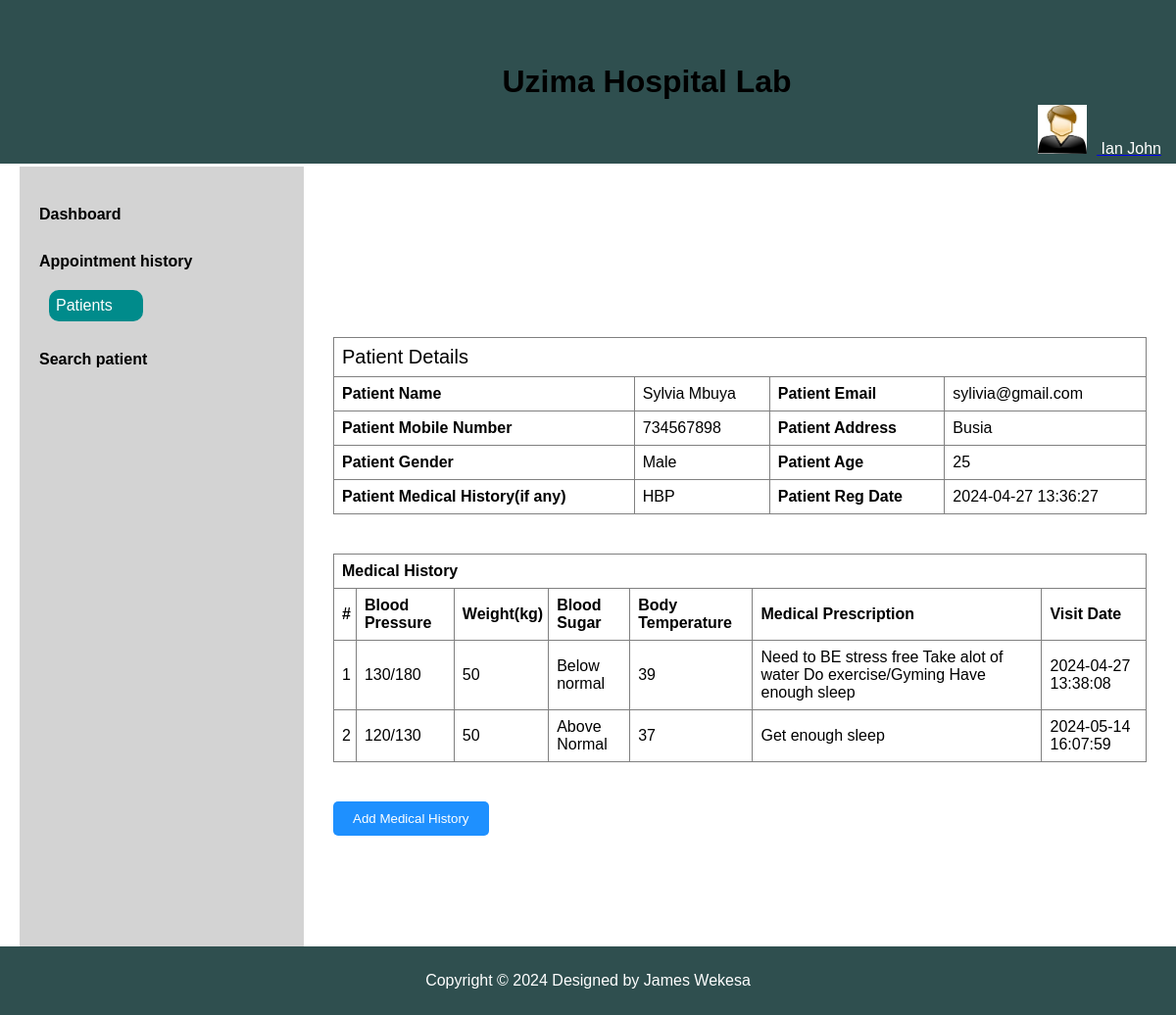
Screenshot of /doctors/view-patient.php?viewid=8 (signed in) with the database file from the repository.
### tables this page shows
CREATE TABLE `doctors` (
  `id` int(11) NOT NULL,
  `specilization` varchar(255) DEFAULT NULL,
  `doctorName` varchar(255) DEFAULT NULL,
  `address` longtext DEFAULT NULL,
  `docFees` varchar(255) DEFAULT NULL,
  `contactno` bigint(11) DEFAULT NULL,
  `docEmail` varchar(255) DEFAULT NULL,
  `password` varchar(255) DEFAULT NULL,
  `creationDate` timestamp NULL DEFAULT current_timestamp(),
  `updationDate` timestamp NULL DEFAULT NULL ON UPDATE current_timestamp(),
  `username` varchar(255) DEFAULT NULL
);

CREATE TABLE `tblpatient` (
  `ID` int(10) NOT NULL,
  `Docid` int(10) DEFAULT NULL,
  `PatientName` varchar(200) DEFAULT NULL,
  `PatientContno` bigint(10) DEFAULT NULL,
  `PatientEmail` varchar(200) DEFAULT NULL,
  `PatientGender` varchar(50) DEFAULT NULL,
  `PatientAdd` mediumtext DEFAULT NULL,
  `PatientAge` int(10) DEFAULT NULL,
  `PatientMedhis` mediumtext DEFAULT NULL,
  `CreationDate` timestamp NULL DEFAULT current_timestamp(),
  `UpdationDate` timestamp NULL DEFAULT NULL ON UPDATE current_timestamp()
);

CREATE TABLE `tblmedicalhistory` (
  `ID` int(10) NOT NULL,
  `PatientID` int(10) DEFAULT NULL,
  `BloodPressure` varchar(200) DEFAULT NULL,
  `BloodSugar` varchar(200) NOT NULL,
  `Weight` varchar(100) DEFAULT NULL,
  `Temperature` varchar(200) DEFAULT NULL,
  `MedicalPres` mediumtext DEFAULT NULL,
  `CreationDate` timestamp NOT NULL DEFAULT current_timestamp() ON UPDATE current_timestamp()
);

### doctors/view-patient.php (the view, shortened to what this page needs)
<?php
include('db_connect.php');
?>
<!DOCTYPE html>
<html lang="en">
<head>
    <link rel="stylesheet" href="dashboard.css">
</head>
<body>
<?php
if (isset($_SESSION['id'])) {
    $stmt = $conn->prepare("SELECT doctorName FROM doctors WHERE id = ?");
    $stmt->bind_param("i", $_SESSION['id']);
    $stmt->execute();
    $stmt->bind_result($doctorName);
} else {
    $doctorName = "Guest";
}
?>
<header>
    <h1 style="text-align: center; color: black; margin: 5px;">Uzima Hospital Lab</h1>
    <div class="dropdown_1" style="text-align: center;">
        <a href="#" class="dropdown-toggle" data-toggle="dropdown">
            <img src="img/images.jpg" style="margin-right: 10px; width: 50px; height: 50px;">
            <span class="username" style="color: white; text-decoration: none; margin-bottom: 30px;">
                <?php echo $doctorName; ?>
            </span>
        </a>
    </div>
</header><br>
    <div class="container">
        <aside>
            <ul>
                <li><a href="dashboard.php">Dashboard</a></li>
                <li><a href="appointment-history.php">Appointment history</a></li>
                <li class="dropdown">
                    <div class="toggle-submenu dropbtn" onclick="toggleDropdown()">Patients</div>
                </li>
                <li><a href="search.php">Search patient</a></li>
            </ul>
        </aside>
        <main>
            <div class="center-container">
                <div>
                    <div class="container">
                        <div class="row">
                            <div class="col-md-12">
                                <?php
                                $vid=$_GET['viewid'];
                                $ret=mysqli_query($conn,"select * from tblpatient where ID='$vid'");
                                $cnt=1;
                                while ($row=mysqli_fetch_array($ret)) {
                                ?>
                                <table style="border: 1;">
                                    <tr style="text-align: center;">
                                        <td colspan="4" style="font-size:20px;color:black">
                                            Patient Details
                                        </td>
                                    </tr>
                                    <tr>
                                        <th scope>Patient Name</th>
                                        <td><?php  echo $row['PatientName'];?></td>
                                        <th scope>Patient Email</th>
                                        <td><?php  echo $row['PatientEmail'];?></td>
                                    </tr>
                                    <tr>
                                        <th scope>Patient Mobile Number</th>
                                        <td><?php  echo $row['PatientContno'];?></td>
                                        <th>Patient Address</th>
                                        <td><?php  echo $row['PatientAdd'];?></td>
                                    </tr>
                                    <tr>
                                        <th>Patient Gender</th>
                                        <td><?php  echo $row['PatientGender'];?></td>
                                        <th>Patient Age</th>
                                        <td><?php  echo $row['PatientAge'];?></td>
                                    </tr>
                                    <tr>
                                        <th>Patient Medical History(if any)</th>
                                        <td><?php  echo $row['PatientMedhis'];?></td>
                                        <th>Patient Reg Date</th>
                                        <td><?php  echo $row['CreationDate'];?></td>
                                    </tr>
                                <?php }?>
                                </table>
                                <?php
                                $ret=mysqli_query($conn,"select * from tblmedicalhistory  where PatientID='$vid'");
                                ?>
                                <table>
                                    <tr style="text-align: center;">
                                        <th colspan="8" >Medical History</th>
                                    </tr>
                                    <tr>
                                        <th>#</th>
                                        <th>Blood Pressure</th>
                                        <th>Weight(kg)</th>
                                        <th>Blood Sugar</th>
                                        <th>Body Temperature</th>
                                        <th>Medical Prescription</th>
                                        <th>Visit Date</th>
                                    </tr>
                                    <?php
                                    while ($row=mysqli_fetch_array($ret)) {
                                    ?>
                                    <tr>
                                        <td><?php echo $cnt;?></td>
                                        <td><?php  echo $row['BloodPressure'];?></td>
                                        <td><?php  echo $row['Weight'];?></td>
                                        <td><?php  echo $row['BloodSugar'];?></td>
                                        <td><?php  echo $row['Temperature'];?></td>
                                        <td><?php  echo $row['MedicalPres'];?></td>
                                        <td><?php  echo $row['CreationDate'];?></td>
                                    </tr>
                                    <?php $cnt=$cnt+1;} ?>
                                </table>
                                <button class="btn" id="openModalBtn">Add Medical History</button>
                            </div>
                        </div>
                    </div>
                </div>
            </div>
        </main>
    </div><br>
    <footer>
        <div class="footer">
            <p>Copyright &copy; <?php echo date("Y"); ?> Designed by James Wekesa</p>
        </div>
    </footer>
</body>
</html>

### doctors/dashboard.css (style rules this page uses)
html, body, header, footer, nav, ul, li, main, aside { margin: 0; padding: 0; }
body { font-family: Arial, sans-serif; }
header { background-color: DarkSlateGray; color: white; padding: 20px; }
.container { display: flex; margin: 20px; }
aside { width: 20%; background-color: LightGray; padding: 20px; }
aside ul { list-style: none; align-items: center; }
aside ul li { margin-bottom: 10px; display: flex; align-items: center; }
aside ul li a { color: black; text-decoration: none; font-size: 16px; margin-top: 20px; font-weight: bold; }
main { flex: 1; padding: 15px; }
footer { background-color: DarkSlateGray; color: white; text-align: center; padding: 20px; margin-top: 10px; }
button { color: white; background-color: lightseagreen; padding: 10px 20px; border: none; border-radius: 5px; cursor: pointer; }

### doctors/view-patient.php (style rules this page uses)
.dropdown { display: inline-block; }
.dropbtn { background-color: darkcyan; color: white; padding: 7px; font-size: 16px; border: none; cursor: pointer; width: 100%; border-radius: 10px; margin-left: 10px; margin-top: 10px; }
.dropdown_1 { position: absolute; right: 135px; }
header { position: fixed; top: 0; left: 0; width: 100%; padding: 60px; z-index: 1000; }
.container { display: flex; flex-direction: row; margin-top: 60px; }
aside { width: 250px; position: fixed; top: 60px; bottom: 0; overflow-y: auto; margin-top: 110px; }
main { flex: 1; margin-left: 250px; padding: 20px; overflow-y: auto; margin-top: 80px; }
footer { position: fixed; bottom: 0; left: 0; width: 100%; padding: 10px 0; z-index: 1000; }
.center-container { display: flex; justify-content: center; align-items: center; height: 100vh; }
table { width: 100%; border-collapse: collapse; margin-bottom: 40px; margin-left: 30px; }
th, td { padding: 8px; border: 1px solid gray; text-align: left; padding-right: 5px; }
button { padding: 8px 16px; border: none; background-color: cornflowerblue; color: white; cursor: pointer; }
.btn { padding: 10px 20px; background-color: dodgerblue; color: white; border: none; border-radius: 5px; cursor: pointer; margin-left: 30px; }
button { background-color: royalblue; color: white; padding: 10px 20px; border: none; border-radius: 4px; cursor: pointer; }

### rows the page displays
doctors: doctorName "Ian John"
tblpatient: PatientName "Sylvia Mbuya", PatientEmail "sylivia@gmail.com", PatientContno "734567898", PatientAdd "Busia", PatientGender "Male", PatientAge "25", PatientMedhis "HBP", CreationDate "2024-04-27 13:36:27"
tblmedicalhistory: BloodPressure "130/180", Weight "50", BloodSugar "Below normal", Temperature "39", MedicalPres "Need to BE stress free Take alot of water Do exercise/Gyming Have enough sleep", CreationDate "2024-04-27 13:38:08"
tblmedicalhistory: BloodPressure "120/130", Weight "50", BloodSugar "Above Normal", Temperature "37", MedicalPres "Get enough sleep", CreationDate "2024-05-14 16:07:59"
